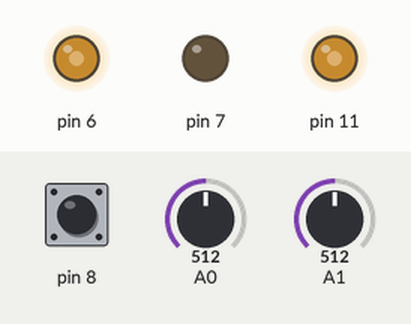
Bench run of a sketch on a simulated Arduino Uno, built with avr-gcc and run on an emulated ATmega328P. On the bench: output pins drawn as LEDs (lit = HIGH). The test bench sets the inputs (shaded band); at power-on: A0 = 512, A1 = 512, pin 8 HIGH. What the sketch prints to the serial monitor is not drawn.

Above: at 1.2 s.
1.3 s: A0 set to 413
At 1.8 s:
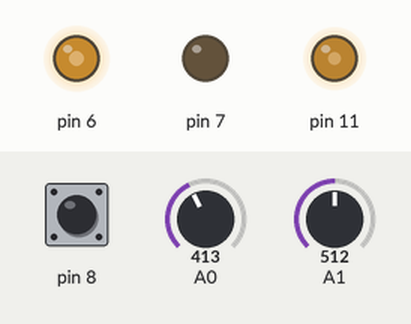
2.8 s: A0 set to 382
At 3.7 s:
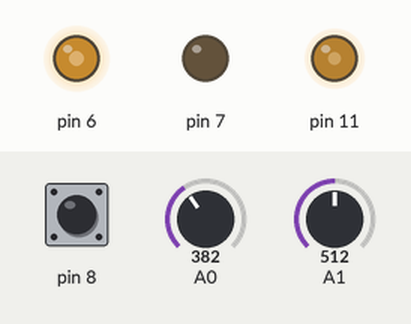
5.8 s: A1 set to 411
At 6.5 s:
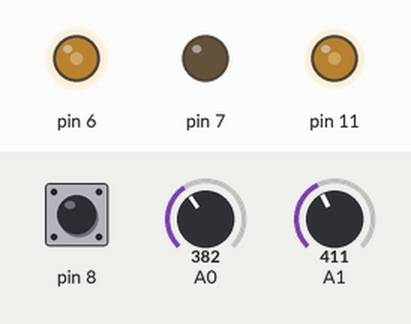
7.3 s: A1 set to 393
At 7.8 s:
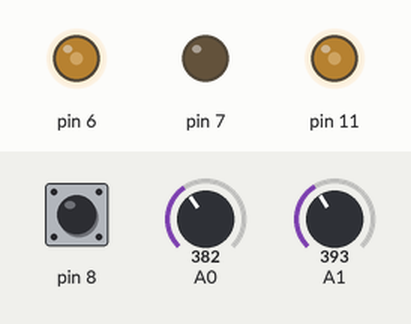
10.3 s: pin 8 pulled LOW for 0.15 s
At 10.39 s:
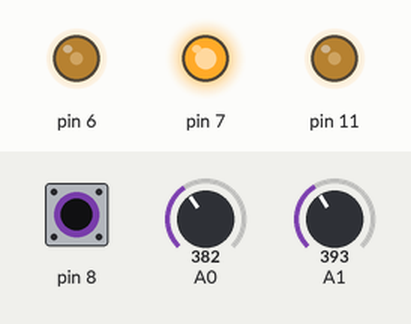
11.9 s: A1 set to 716
At 12.3 s:
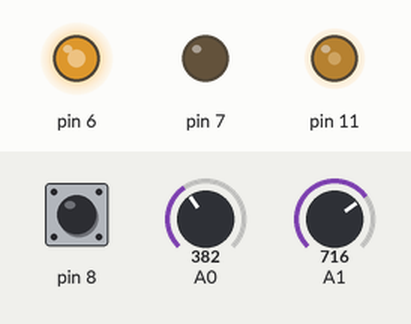
Timing chart, 0 to 14.4 s (numbered marks = the images above; inputs shaded):
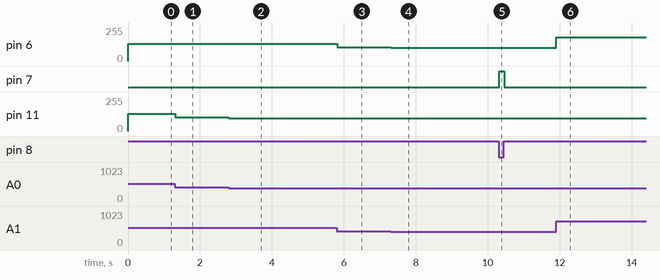

Measured:
- after the input at 1.3 s, pin 11: 128/255 → 103/255 at once
- after the input at 2.8 s, pin 11: 103/255 → 95/255 at once
- after the input at 5.8 s, pin 6: 128/255 → 102/255 at once
- after the input at 7.3 s, pin 6: 102/255 → 98/255 at once
- after the input at 10.3 s, pin 7: LOW → HIGH at once, → LOW 0.14 s later
- after the input at 11.9 s, pin 6: 98/255 → 179/255 at once

The sketch:

test_joystick.ino
```cpp
void setup(){
  pinMode(7, OUTPUT);
  Serial.begin(9600);
  pinMode(8, INPUT_PULLUP);

}

void loop(){
  Serial.print(analogRead(A1)/4);
  analogWrite(6, analogRead(A1)/4);
  Serial.print("/");
  Serial.print(analogRead(A0)/4);
  analogWrite(11, analogRead(A0)/4);
  Serial.print("/");
  if(digitalRead(8)==0){
    digitalWrite(7, HIGH);
    Serial.println("활성화");
  }else{
    digitalWrite(7, LOW);
    Serial.println("비활성화");
  }
  delay(1);
}
```
